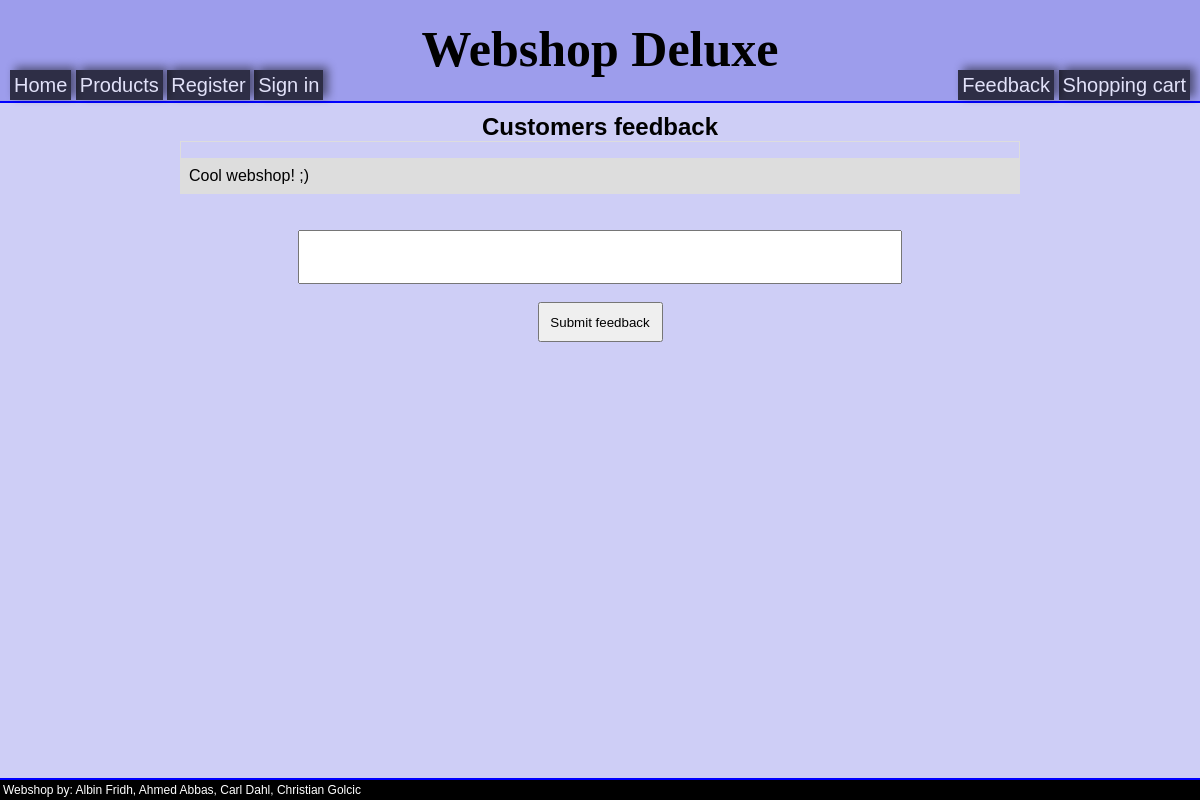
The app's page /?page=feedback, older data.
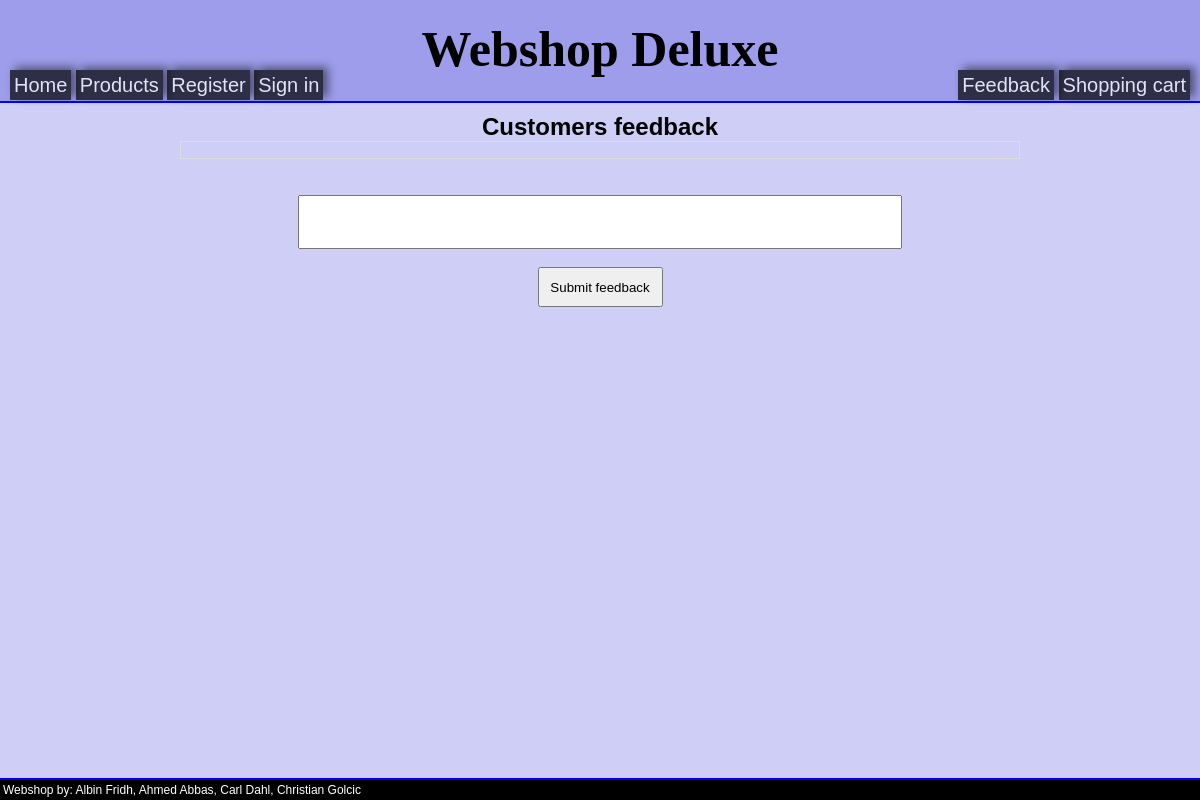
The same page, newer data.
### tables this page shows
CREATE TABLE feedback(
Feedback varchar (300) not null
);

### pages/feedback.php (the view, shortened to what this page needs)
<div class="center">
<h1>Customers feedback</h1>
<table>
<tr>
<th></th>
</tr>
<?php
require 'connect.php';
if($result = $db->query("SELECT * FROM feedback")){
    $rows = $result->fetchAll(PDO::FETCH_ASSOC);
	foreach($rows as $row) {
		echo "<tr><td>";
		echo "".$row['Feedback']."";
		echo "</td></tr>";
	}
}
?>
</table>
<form method="POST">
<br/><br/><input type="text" name="feedback_field" size="25" style="height:50px; width:600px"><br/><br/>
<input type="submit" value="Submit feedback" name="feedback" style="height:40px; width:125px" >
<br/><br/>
</form>
</div>

Row changes from the older to the newer data that the page shows:
removed feedback: Feedback "Cool webshop! ;)"
